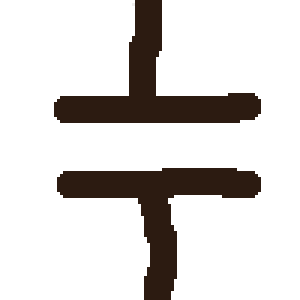
#> input picture src/classification/bauteilerkennung/trainingsImages/caps/0.png, 100 x 100 px (shown 3 times larger); its folder holds only this picture in this run
$ jupyter execute --allow-errors buildingPartKnn.IPYNB
#> lines starting #> are read from the running program, lines starting #| are printed output that depends on the picture; after the words box and inside, x2 and y2 are one past the last pixel; in counts of white or black regions, pixels touching at a corner belong together
# Bauteilerkennung mit KNN #

### Imports ###

[cell 1]
from PIL import Image
from numpy import asarray, argmin,argmax
from matplotlib import pyplot
import math
import time

### Load Trainings Data ###

[cell 2]
trainData = []
numOfCaps = 1
numOfRes = 1
for x in range(0,numOfCaps):
    image = Image.open('./trainingsImages/caps/{x}.png'.format(x=x)).convert('L')
    data = 1 - asarray(image)/255
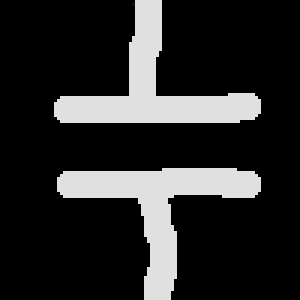
#> data: shape (100, 100) float64 (shown 3 times larger); min 0, max 0.878, mean 0.162
    trainData.append(["cap",data])
for x in range(0,numOfRes):
    image = Image.open('./trainingsImages/resistors/{x}.png'.format(x=x)).convert('L')
    data = 1 - asarray(image)/255
    trainData.append(["resistor",data])
for x in range(0,numOfRes):
    image = Image.open('./trainingsImages/indu/{x}.png'.format(x=x)).convert('L')
    data = 1 - asarray(image)/255
    trainData.append(["indu",data])

### KNN ###

[cell 3]
def distance(referenceImage,otherImage):
    size = len(referenceImage)
    sum_ = 0;
    for x in range(0,size):
        othersize = len(referenceImage[x])
        for y in range(0,othersize):
            sum_ += (referenceImage[x,y] - otherImage[x,y])**2
    return math.sqrt(sum_)

### Load test Data ###

[cell 4]
image = Image.open('./test.png').convert('L')
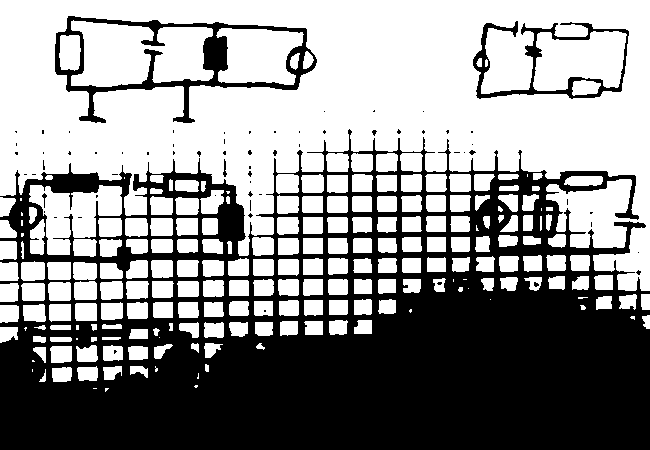
#> input picture resources/img/test.png, 650 x 450 px, found by its file name
#> image: PIL image 650x450 L; 56.3% white; 66 black regions (60 under 20 px), largest, box (x1, y1, x2, y2) and area: (0, 129, 650, 450) 119891, (55, 16, 317, 123) 5141, (473, 21, 629, 99) 2292, (223, 159, 227, 177) 38, (42, 193, 47, 208) 27, (469, 150, 476, 155) 20
testData = 1 - asarray(image)/255

### Classify ###

[cell 5]
trainImages = list(map(lambda x: x[1],trainData))
#> trainImages = 3 items
trainLables = list(map(lambda x: x[0],trainData))
#> trainLables = ['cap', 'resistor', 'indu']

tic = time.perf_counter()
#> (the rest of this cell did not finish here and is left out)

#> in distance, `size = len(referenceImage)`: size = 450
#> the loop in distance, `for x in range(0,size):` made 1 pass
#> othersize on pass 1: 650
#> after the loop in distance, `for x in range(0,size):`: sum_ = 6.94
toc = time.perf_counter()


# Find minimal distance,get index and get the Lable of the training Image
min_index = argmin(distances)
min_dist = distances[min_index]
print("My traingins data Size: " + str(len(trainImages)))
print("My Guess " + str(trainLables[min_index]))
print(f"It took me: {toc - tic:0.4f}sec")

#get sencond min
del distances[min_index]
second_min_index = argmin(distances)
second_min_dist = distances[second_min_index]

#get maximum
max_index = argmax(distances)
max_dist = distances[max_index]

print("I am so shure: " + str(100*(second_min_dist-min_dist)/(max_dist-min_dist)) + "%")
pyplot.imshow(testData, cmap=pyplot.cm.binary)
